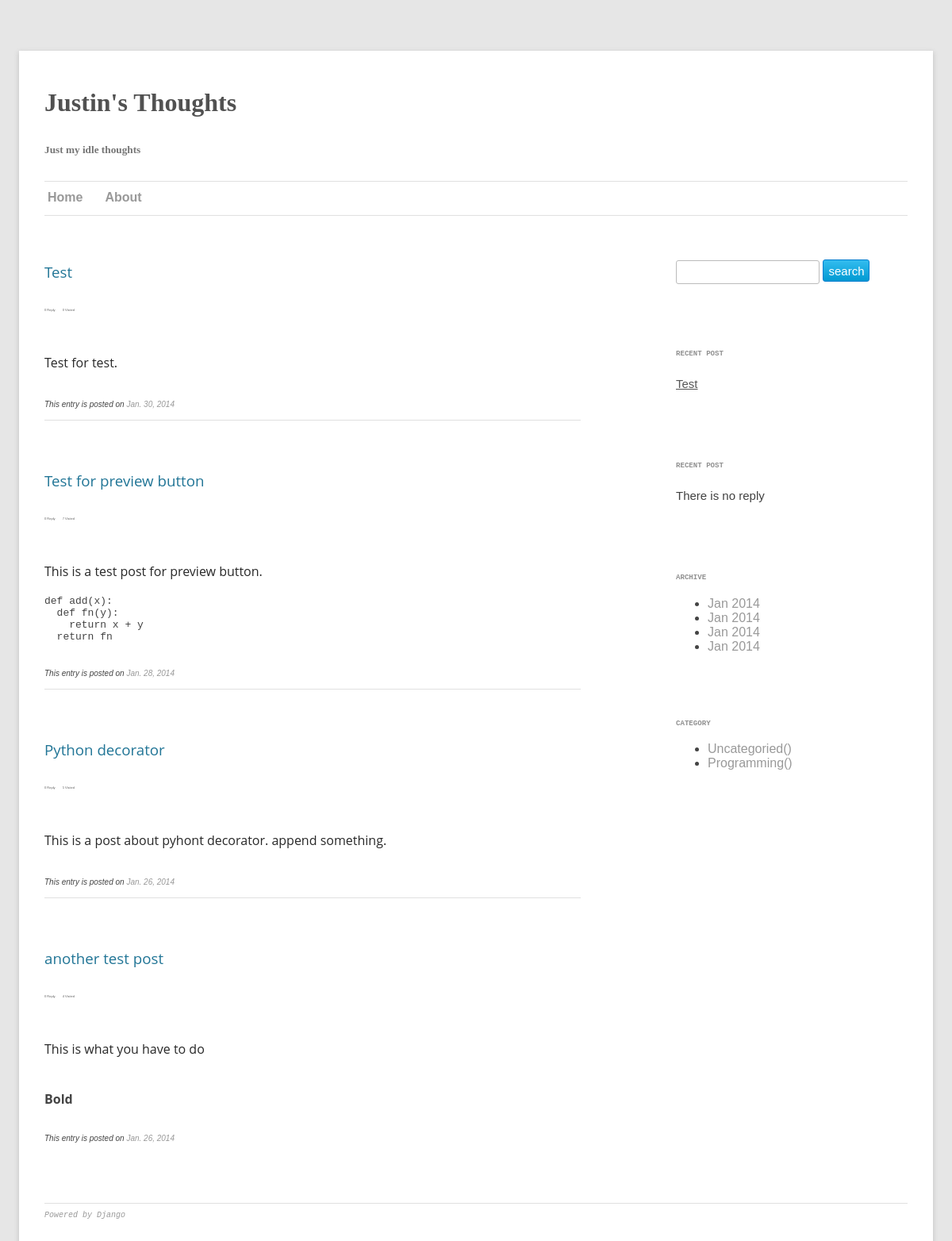
The app's page /, older data.
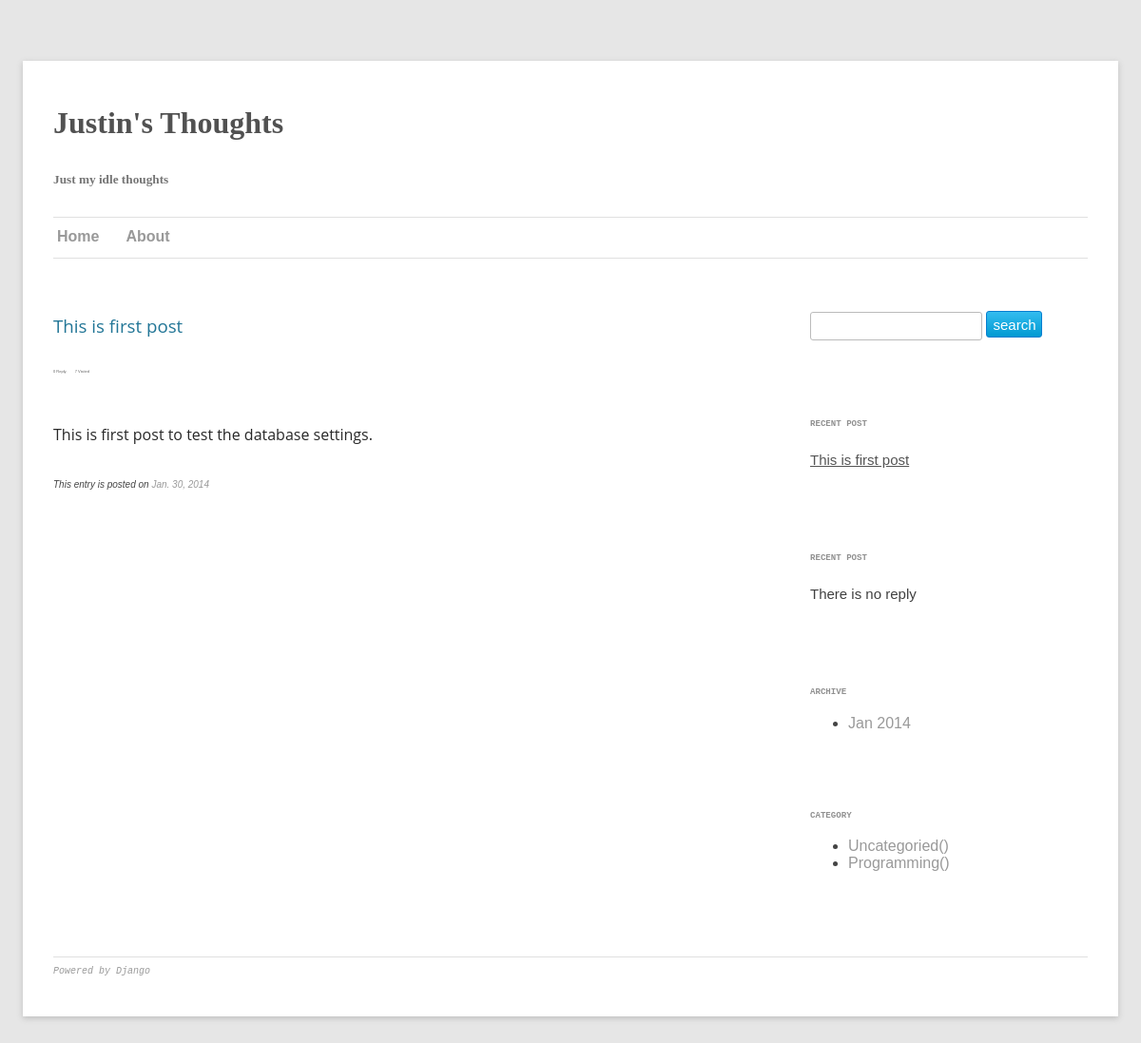
The same page, newer data.
### blog/models.py (models this page shows, shortened)
class Post(models.Model):
  title = models.CharField(max_length=100)
  content = models.TextField()
  author = models.CharField(max_length=100)
  published = models.BooleanField(default = False)
  created_date = models.DateTimeField(auto_now_add = True)
  category = models.ForeignKey(Category)
  tags = models.ManyToManyField(Tag)
  visit = models.IntegerField()
  class Meta:
    ordering = ['-created_date']
  def get_abs_url(self):
    mangled = self.title.replace(' ', '__')
    return '/blog/%s/' % mangled
  def get_visit_num(self):
    return self.visit
  def get_reply_num(self):
    return Reply.objects.filter(post = self, state = Reply.APPROVED).count()
  @staticmethod
  def get_archive():
    return Post.objects.values('created_date').distinct()

class Category(models.Model):
  name = models.CharField(max_length=100)
  has_parent = models.BooleanField()
  parent_id = models.IntegerField(blank=True)
  description = models.CharField(max_length = 1000)

### blog/views.py (the view)
# urls.py: url(r'^$', index),
def index(request):
  posts = Post.objects.filter(published=True)
  recent_post = Post.objects.first()
  recent_reply = Reply.objects.filter(state = Reply.APPROVED).first()
  categories = Category.objects.all()
  archives = None
  archives = Post.get_archive()
  return render(request, 'blog/index.html', {'posts': posts, 'recent_post':recent_post,
    'recent_reply':recent_reply, 'categories': categories, 'archives':archives})

### templates/blog/index.html (shortened to what this page needs)
{% extends "blog/base.html" %}
{% block content %}
  {% for post in posts %}
  <div class = "post" >
    <div class = "title">
      <h3>
        <a href="{{ post.get_abs_url }} " >
        {{ post.title|safe }}
        </a>
      </h3>
    </div>
    <div class = "info">
      <span class = "item">
      </span>
      <span class = "item">
      </span>
    </div>
    <div class = "blog_content">
      <p>{{ post.content|slice:":255"|safe }}</p>
    </div>
    <div class ="footer">
      <p>This entry is posted on <a href="/blog/{{post.created_date|date:"Y"}}/{{post.created_date|date:"m"}}/{{post.created_date|date:"d"}}/">
        {{post.created_date|date}}
      </a></p>
      {% if not forloop.last %}
      <hr />
      {% endif %}
    </div>
  </div>
  {% endfor %}
{% endblock %}

### templates/blog/base.html (shortened to what this page needs)
<!DOCTYPE html>
<html>
<head>
  <link rel="stylesheet" type="text/css" href="{{STATIC_URL}}global.css" />
  <link rel="stylesheet" type="text/css" href="{{STATIC_URL}}post.css" />
</head>
<body style="color:#444;background-color:#e6e6e6;font-family:sans-serif">
  <div class="page">
    <div class="header">
      <h1 class="blog-title">Justin's Thoughts</h1>
      <h5 class="blog-desc">Just my idle thoughts</h5>
    </div>
    <div class="menu">
      <hr />
      <ul class="menu">
        <li><a href="/" class="title-menu-item">Home</a></li>
        <li><a href="/about/" class="title-menu-item">About</a></li>
      </ul>
      <hr />
    </div>
    <div class = "maincontent">
      <div class = "sidebar">
        <div class = "widget widget_form">
          <form action="/blog/search/" method="get" class = "search">
            <p><input type="text" name="q" class="search text"/>
            <input type="submit" value="search" class = "search  button"></p>
          </form>
        </div>
        <div class = "widget widget_recent_post">
          <p class = "widget_title">RECENT POST</p>
          <p class = "widget_content">{% if recent_post %}<a href="{{recent_post.get_abs_url}}">{{ recent_post.title }}</a>{% else %}There is no post{% endif %}</p>
        </div>
        <div class = "widget widget_recent_reply">
          <p class = "widget_title">RECENT POST</p>
          <p class = "widget_content">{% if recent_reply %}<a href="{{recent_reply.get_post_url}}">{{ recent_reply.name }} on {{recent_reply.post}}</a>{% else %}There is no reply{% endif %}</p>
        </div>
        <div class = "widget widget_archive">
          <p class = "widget_title">ARCHIVE</p>
          <ul class = archive_list>
            {% for archive in archives %}
            <li><a href = "/blog/{{archive.created_date|date:"Y"}}/{{archive.created_date|date:"m"}}">{{ archive.created_date|date:"M Y"}}</a></li>
            {% endfor %}
        </div>
        <div class = "widget widget_category">
          <p class = "widget_title">CATEGORY</p>
          <ul class = 'category_list'>
            {% for category in categories %}
            <li><a href="/blog/category/{{ category.name }}/">{{ category.name }}({{category.get_num}})</a></li>
            {% endfor %}
          </ul>
        </div>
      </div>
      <div class = "content">
        {% block content %}
        {% endblock %}
      </div>
      <div class = "footer">
        <hr />
        <p><a href="http://www.djangoproject.com">Powered by Django</a></p>
      </div>
    </div>
  </div>
</body>
</html>

### static/global.css (style rules this page uses)
.page { margin-left:auto; margin-right:auto; margin-top:4em; margin-bottom:4em; max-width:960px; max-width:68rem; background-color:#fff; padding-left:2em; padding-top:1em; padding-right:2em; padding-bottom:2em; box-shadow:0 2px 6px rgba(100, 100, 100, 0.3); }
a { text-decoration:none; }
a:link, a:visited { color:#999999; }
div.header { display:inline-block; font-family:Georgia, serif; }
.blog-title { font-weight:bold; line-height:1.8; color:#515151; }
.blog-desc { color:#757575; }
hr { border:0; height:1px; background:#ffffff; box-shadow:0px 1px 0px #e0e0e0; }
ul.menu { list-style-type:none; margin:0; padding:0; }
ul.menu a:link, a:visited { display:block; width:60px; font-weight:bold; padding:4px; }
ul.menu li { position:relative; display:inline-block; }
.maincontent { padding-top:2em; overflow:hidden; }
.content { float:none; width:auto; overflow:hidden; padding-right:3em; }
.sidebar { float:right; width:300px; }
.footer p { font-family:Monospace; font-size:10px; font-style:italic; }
.text { border:1px solid #bbb; padding-left:10px; padding-right:1px; padding-top:4px; padding-bottom:4px; border-radius:3px; outline:none; font-family:Monospace; }
.text.search { height:20px; }
.button { border-radius:3px; height:28px; font-family:sans-serif; font-size:15px; cursor:pointer; color:white; background-image:-webkit-gradient(linear, left top, left bottom, from(rgb(51, 188, 239)), to(rgb(1, 154, 210))); background:-moz-linear-gradient(top, rgb(51, 188, 239), rgb(1, 154, 210)); border:1px solid rgb(5, 126, 208); }
.widget { padding-left:8px; margin-bottom:5em; }
.widget_title { font-family:Monospace; font-weight:bold; font-size:0.7em; margin-bottom:1.7em; line-height:1.7; color:#909090; }
.widget_content { font-family:Helvetica, Arial; font-size:15px; line-height:2; color:#404040; }
.widget_content a { text-decoration:underline; color:#555555; }

### static/post.css (style rules this page uses)
.post .title { font-family:"Open Sans", Helvetica, Arial, sans-serif; }
.post .title a { font-weight:normal; }
.post .title a:link, a:visited { color:#217596; }
.post .info { padding-top:4px; padding-bottom:2em; }
.post .info .item { padding-right:2em; font-family:Arial, serif; font-size:4px; color:#5f5f5f; }
.post .blog_content { font-family:"Open Sans", Arial, sans-serif; margin-right:4em; }
.post .blog_content p { line-height:1.7; color:#282828; }
.post .footer { padding-top:4px; margin-bottom:4em; margin-right:4em; }
.post .footer p { font-family:Arial, serif; font-size:10px; line-height:1.7; font-style:italic; }

Row changes from the older to the newer data that the page shows:
removed Post: title "Test", content "Test for test.", created_date "Jan. 30, 2014"
removed Post: title "Test for preview button", content "This is a test post for preview button. def add(x): def fn(y): return x + y return fn", created_date "Jan. 28, 2014"
removed Post: title "Python decorator", content "This is a post about pyhont decorator. append something.", created_date "Jan. 26, 2014"
removed Post: title "another test post", content "This is what you have to do Bold", created_date "Jan. 26, 2014"
added Post: title "This is first post", content "This is first post to test the database settings.", created_date "Jan. 30, 2014"
Text that changed along with them:
list line gone: "Jan 2014"
